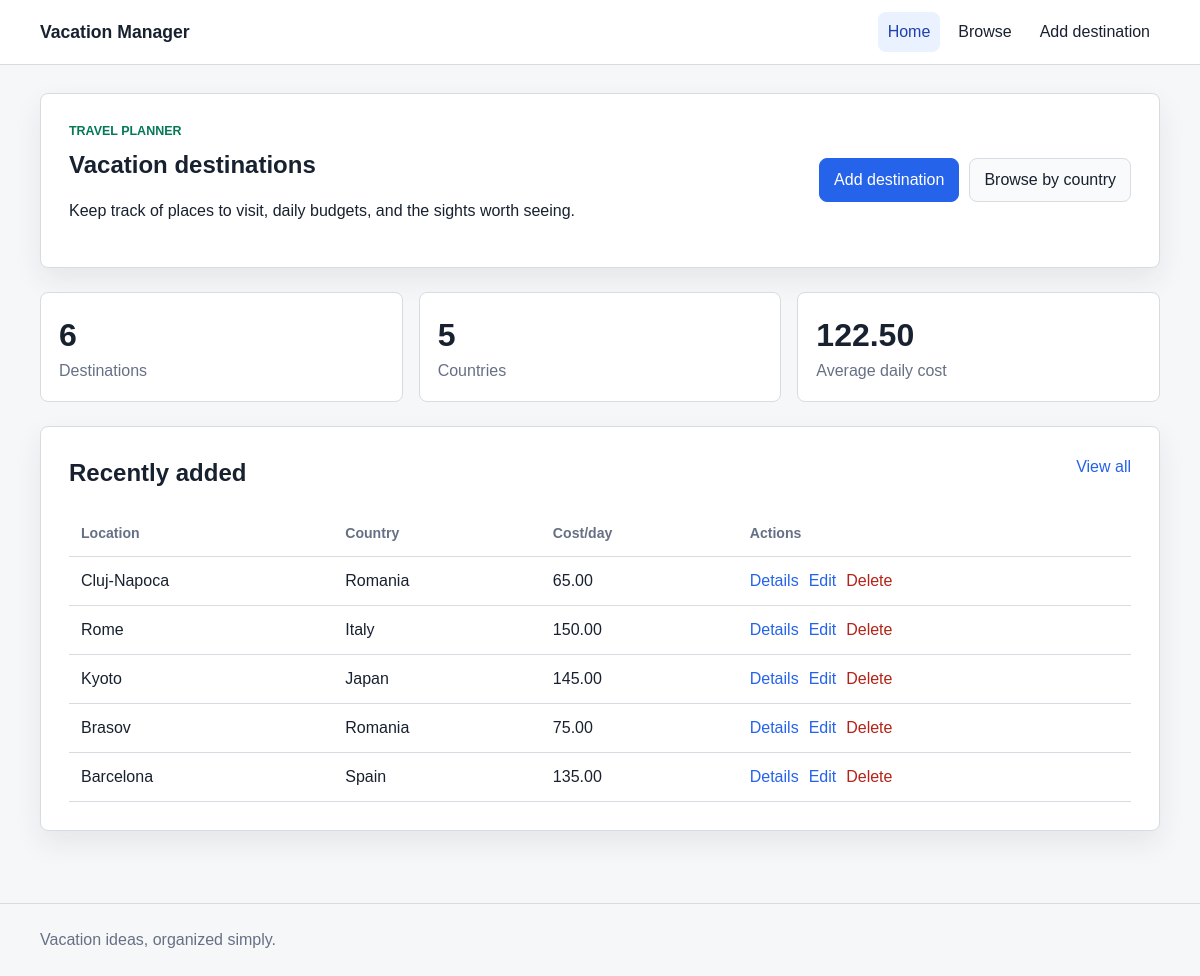
The page / on the database its author committed.
### tables this page shows
CREATE TABLE IF NOT EXISTS destinations (
    id INT UNSIGNED AUTO_INCREMENT PRIMARY KEY,
    location_name VARCHAR(120) NOT NULL,
    country_name VARCHAR(100) NOT NULL,
    description TEXT NOT NULL,
    tourist_targets TEXT NOT NULL,
    estimated_cost_per_day DECIMAL(10, 2) NOT NULL,
    created_at TIMESTAMP DEFAULT CURRENT_TIMESTAMP,
    updated_at TIMESTAMP DEFAULT CURRENT_TIMESTAMP ON UPDATE CURRENT_TIMESTAMP,
    INDEX idx_destinations_country (country_name),
    INDEX idx_destinations_location (location_name)
);

### includes/helpers.php (called while the page is built, shortened)
<?php
function e(?string $value): string
{
    return htmlspecialchars((string) $value, ENT_QUOTES, 'UTF-8');
}

### index.php (the view, shortened to what this page needs)
<?php
$pdo = get_pdo();
$totalDestinations = (int) $pdo->query('SELECT COUNT(*) FROM destinations')->fetchColumn();
$totalCountries = (int) $pdo->query('SELECT COUNT(DISTINCT country_name) FROM destinations')->fetchColumn();
$averageCost = $pdo->query('SELECT AVG(estimated_cost_per_day) FROM destinations')->fetchColumn();
$recentStmt = $pdo->query('SELECT id, location_name, country_name, estimated_cost_per_day FROM destinations ORDER BY created_at DESC, id DESC LIMIT 5');
$recentDestinations = $recentStmt->fetchAll();
require __DIR__ . '/includes/header.php';
?>
<section class="hero-band">
    <div>
        <p class="eyebrow">Travel planner</p>
        <h1>Vacation destinations</h1>
        <p>Keep track of places to visit, daily budgets, and the sights worth seeing.</p>
    </div>
    <div class="hero-actions">
        <a class="button primary" href="add.php">Add destination</a>
        <a class="button secondary" href="browse.php">Browse by country</a>
    </div>
</section>
<section class="stats-grid" aria-label="Destination statistics">
    <div class="stat-box">
        <span class="stat-value"><?= $totalDestinations ?></span>
        <span class="stat-label">Destinations</span>
    </div>
    <div class="stat-box">
        <span class="stat-value"><?= $totalCountries ?></span>
        <span class="stat-label">Countries</span>
    </div>
    <div class="stat-box">
        <span class="stat-value"><?= $averageCost !== null ? e(number_format((float) $averageCost, 2)) : '0.00' ?></span>
        <span class="stat-label">Average daily cost</span>
    </div>
</section>
<section class="section-block">
    <div class="section-heading">
        <h2>Recently added</h2>
        <a href="browse.php">View all</a>
    </div>
    <?php if (!$recentDestinations): ?>
        <p class="empty-state">No destinations yet. Add the first one to start browsing.</p>
    <?php else: ?>
        <div class="table-wrap">
            <table>
                <thead>
                    <tr>
                        <th>Location</th>
                        <th>Country</th>
                        <th>Cost/day</th>
                        <th>Actions</th>
                    </tr>
                </thead>
                <tbody>
                    <?php foreach ($recentDestinations as $destination): ?>
                        <tr>
                            <td><?= e($destination['location_name']) ?></td>
                            <td><?= e($destination['country_name']) ?></td>
                            <td><?= e(number_format((float) $destination['estimated_cost_per_day'], 2)) ?></td>
                            <td class="actions-cell">
                                <a href="details.php?id=<?= (int) $destination['id'] ?>">Details</a>
                                <a href="edit.php?id=<?= (int) $destination['id'] ?>">Edit</a>
                                <a class="danger-link" href="delete.php?id=<?= (int) $destination['id'] ?>">Delete</a>
                            </td>
                        </tr>
                    <?php endforeach; ?>
                </tbody>
            </table>
        </div>
    <?php endif; ?>
</section>
<?php require __DIR__ . '/includes/footer.php'; ?>

### includes/header.php (shortened to what this page needs)
<?php
$currentPage = basename($_SERVER['SCRIPT_NAME']);
?>
<!doctype html>
<html lang="en">
<head>
    <link rel="stylesheet" href="assets/styles.css">
</head>
<body>
<header class="site-header">
    <div class="container header-row">
        <a class="brand" href="index.php">Vacation Manager</a>
        <nav class="nav-links" aria-label="Main navigation">
            <a class="<?= $currentPage === 'index.php' ? 'active' : '' ?>" href="index.php">Home</a>
            <a class="<?= $currentPage === 'browse.php' ? 'active' : '' ?>" href="browse.php">Browse</a>
            <a class="<?= $currentPage === 'add.php' ? 'active' : '' ?>" href="add.php">Add destination</a>
        </nav>
    </div>
</header>
<main class="container page-content">

### includes/footer.php (shortened to what this page needs)
</main>
<footer class="site-footer">
    <div class="container">
        <span>Vacation ideas, organized simply.</span>
    </div>
</footer>
</body>
</html>

### assets/styles.css (style rules this page uses)
:root { --bg: #f6f7f9; --surface: #ffffff; --text: #18212f; --muted: #667085; --line: #d7dce3; --primary: #2563eb; --primary-dark: #1e40af; --accent: #047857; --danger: #b42318; --success-bg: #dcfae6; --success-text: #067647; --error-bg: #fee4e2; --shadow: 0 12px 28px rgba(24, 33, 47, 0.08); }
* { box-sizing: border-box; }
body { margin: 0; font-family: Arial, Helvetica, sans-serif; color: var(--text); background: var(--bg); line-height: 1.5; }
a { color: var(--primary); text-decoration: none; }
.container { width: min(1120px, calc(100% - 32px)); margin: 0 auto; }
.site-header { background: var(--surface); border-bottom: 1px solid var(--line); position: sticky; top: 0; z-index: 10; }
.header-row { min-height: 64px; display: flex; align-items: center; justify-content: space-between; gap: 24px; }
.brand { color: var(--text); font-weight: 700; font-size: 1.1rem; }
.nav-links { display: flex; align-items: center; gap: 8px; flex-wrap: wrap; }
.nav-links a { color: var(--text); padding: 8px 10px; border-radius: 8px; }
.nav-links a.active, .nav-links a:hover { background: #eaf1ff; color: var(--primary-dark); text-decoration: none; }
.page-content { padding: 28px 0 48px; }
.site-footer { color: var(--muted); padding: 24px 0; border-top: 1px solid var(--line); }
.hero-band, .section-block, .details-page { background: var(--surface); border: 1px solid var(--line); border-radius: 8px; box-shadow: var(--shadow); padding: 28px; margin-bottom: 24px; }
.hero-band { display: flex; justify-content: space-between; align-items: center; gap: 24px; }
.hero-band h1, .section-heading h1, .section-heading h2, .details-page h1 { margin: 0; }
.hero-band p { max-width: 660px; }
.eyebrow { color: var(--accent); font-weight: 700; text-transform: uppercase; font-size: 0.78rem; margin: 0 0 6px; }
.hero-actions, .form-actions, .card-actions, .actions-cell, .pager { display: flex; align-items: center; gap: 10px; flex-wrap: wrap; }
.button, button.button { border: 1px solid var(--line); border-radius: 8px; padding: 9px 14px; font: inherit; cursor: pointer; background: var(--surface); color: var(--text); display: inline-flex; align-items: center; justify-content: center; min-height: 40px; }
.button.primary { background: var(--primary); border-color: var(--primary); color: #ffffff; }
.button.secondary { background: #f8fafc; }
.stats-grid { display: grid; grid-template-columns: repeat(3, minmax(0, 1fr)); gap: 16px; margin-bottom: 24px; }
.stat-box, .destination-card, .delete-summary { background: var(--surface); border: 1px solid var(--line); border-radius: 8px; padding: 18px; }
.stat-value { display: block; font-size: 2rem; font-weight: 700; }
.stat-label, .muted { color: var(--muted); }
.section-heading, .list-toolbar { display: flex; justify-content: space-between; align-items: flex-start; gap: 18px; margin-bottom: 20px; }
.table-wrap { overflow-x: auto; }
table { width: 100%; border-collapse: collapse; background: var(--surface); }
th, td { text-align: left; padding: 12px; border-bottom: 1px solid var(--line); vertical-align: top; }
th { color: var(--muted); font-size: 0.88rem; }
.field-error, .error-text, .danger-link { color: var(--danger); }

### rows shown on the page
destinations: location_name "Cluj-Napoca", country_name "Romania", estimated_cost_per_day "65.00"
destinations: location_name "Rome", country_name "Italy", estimated_cost_per_day "150.00"
destinations: location_name "Kyoto", country_name "Japan", estimated_cost_per_day "145.00"
destinations: location_name "Brasov", country_name "Romania", estimated_cost_per_day "75.00"
destinations: location_name "Barcelona", country_name "Spain", estimated_cost_per_day "135.00"

### other values the page prints
$totalDestinations "6"
$totalCountries "5"
$averageCost "122.50"
